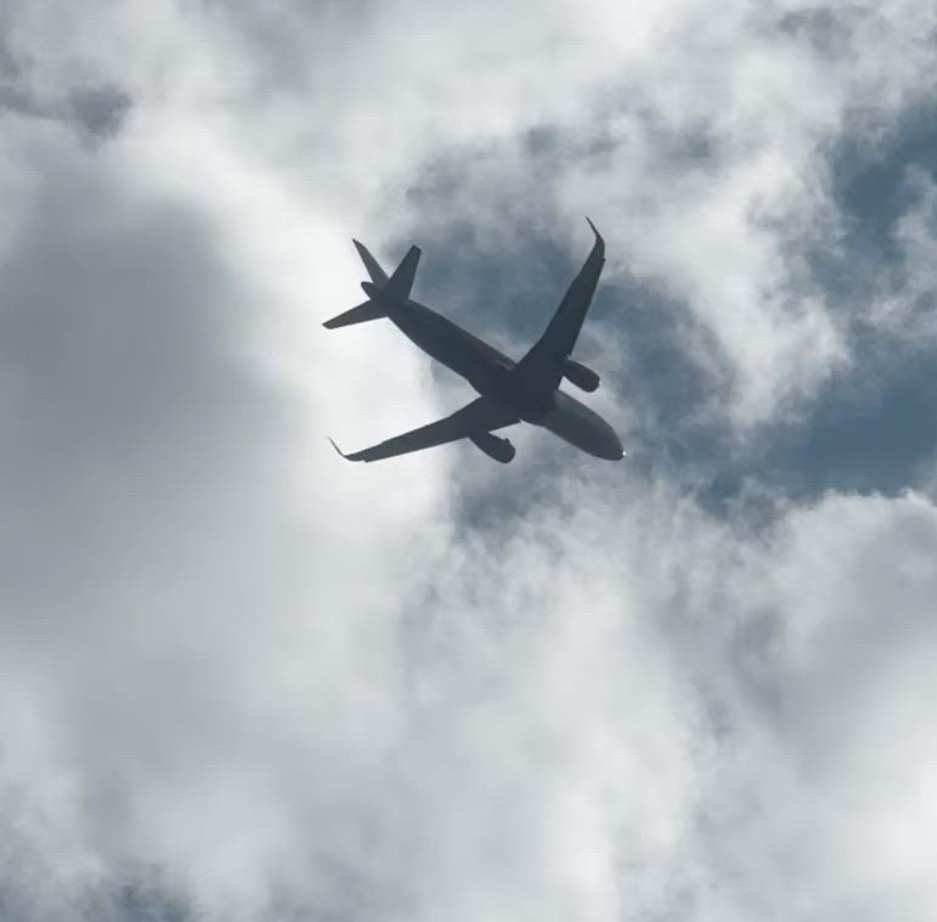
#> input picture Aeroplane_image.jpg, 937 x 922 px
$ python plane_spotting.py
#> lines starting #> are read from the running program, lines starting #| are printed output that depends on the picture
import cv2

# Read the image
Aeroplane_image = cv2.imread("Aeroplane_image.jpg")
#> Aeroplane_image is the input picture: shape (922, 937, 3); mean B, G, R 186.1, 180.6, 172.7

# Check if image loaded successfully
if Aeroplane_image is None:
    print("ERROR: Image cannot be found!")
else:
    # Draw the bounding box
    cv2.rectangle(
        Aeroplane_image,
        (320, 200),      # Top-left corner (x1, y1)
        (700, 470),      # Bottom-right corner (x2, y2)
        (0, 255, 0),     # Green color (BGR)
        2                # Thickness
    )

    # Aircraft label
    cv2.putText(
        Aeroplane_image,
        "Unidentified Aircraft",
        (320, 190),                      # Slightly above the rectangle
        cv2.FONT_HERSHEY_SIMPLEX,
        0.7,
        (0, 255, 0),
        2
    )

    # Detection date
    cv2.putText(
        Aeroplane_image,
        "Detected: 18 Jul 2026",
        (20, 40),                        # Top-left corner of the image
        cv2.FONT_HERSHEY_SIMPLEX,
        0.7,
        (0, 255, 255),                   # Yellow
        2
    )
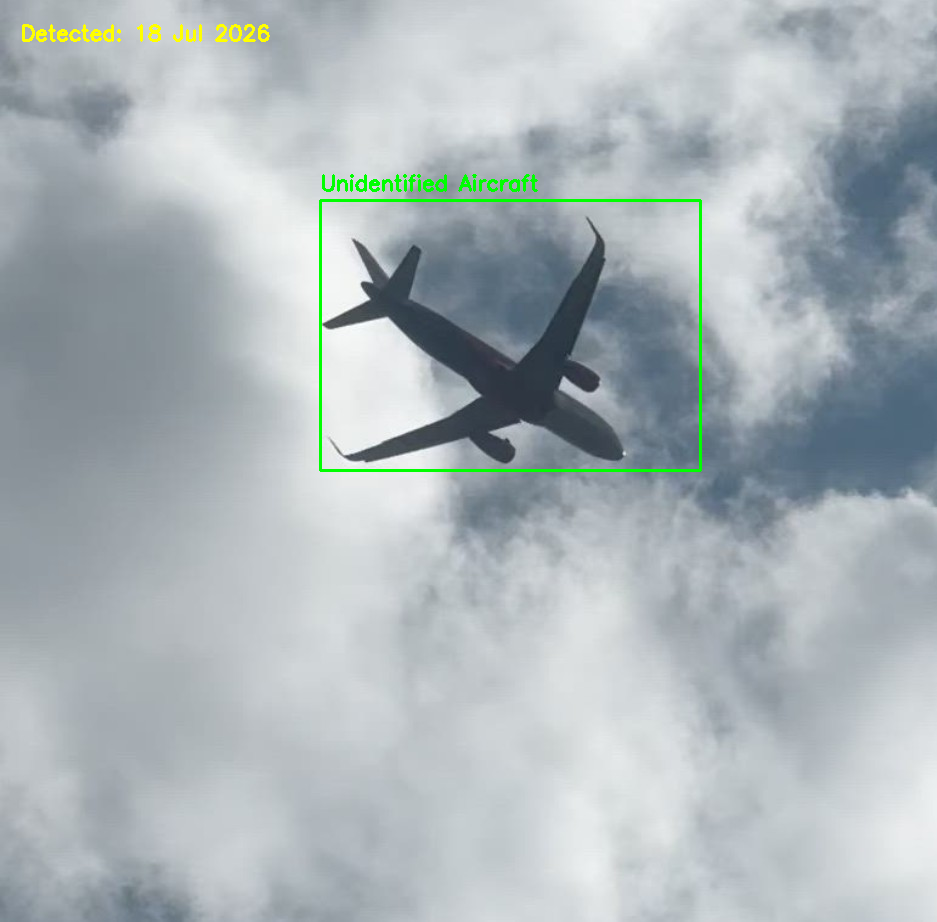
#> Aeroplane_image: shape (922, 937, 3); mean B, G, R 184.5, 181.1, 171.7

    # Display the image
    cv2.imshow("Aircraft Detection Simulator", Aeroplane_image)

    # Save the output image
    success = cv2.imwrite("entry_01.jpg", Aeroplane_image)

    if success:
        print("✅ Image saved successfully as entry_01.jpg")
    else:
        print("❌ Failed to save image")

    cv2.waitKey(0)
    cv2.destroyAllWindows()
